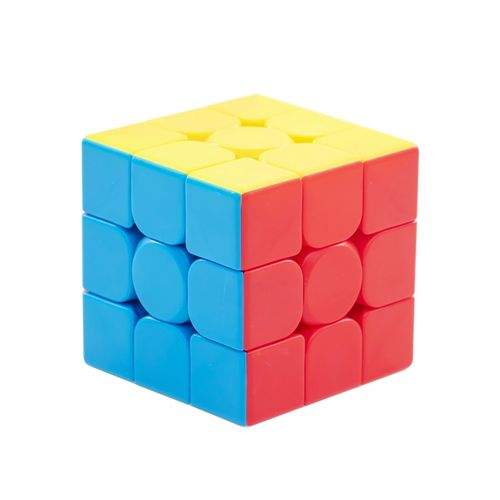
#> input picture Machine-Learning-for-OpenCV-Second-Edition/figures/magic_cube.jpg, 500 x 500 px
$ jupyter execute '角点检测算法的改进.ipynb'   (shell and % lines are left out)
#> lines starting #> are read from the running program, lines starting #| are printed output that depends on the picture
虽然Harris的角点检测技术很快,但是结果还是比较一般
我们可以通过亚像素精度化  检测到的角点
可以采用cv 的cornersubpixel函数

OpenCV 中的 Harris 角点检测 Open 中的函数 cv2.cornerHarris() 可以用来进行角点检测。参数如下:
• img - 数据类型为 float32 的输入图像。
• blockSize - 角点检测中要考虑的领域大小。 　高斯 or np.ones
• ksize - Sobel 求导中使用的窗口大小
• k - Harris 角点检测方程中的自由参数,取值参数为 [0,04,0.06].

[cell 1]
import numpy as np
a = np.array([[[1,2,3],[1,2,3],[1,2,3],[1,2,3]],
             [[1,2,3],[1,2,3],[1,2,3],[1,2,3]]])
cr = a[:,:,0]
cr,a.shape

[cell 2]
'''初始化'''
import numpy as np
import cv2
import matplotlib.pyplot as plt
cube = cv2.imread('figures/magic_cube.jpg') #BGR 格式
#> cube is the input picture: shape (500, 500, 3); mean B, G, R 214.6, 213.4, 219.1
'''转灰色，第一种办法'''
b,g,r = cube[:,:,0],cube[:, : ,1],cube[:, : ,2]
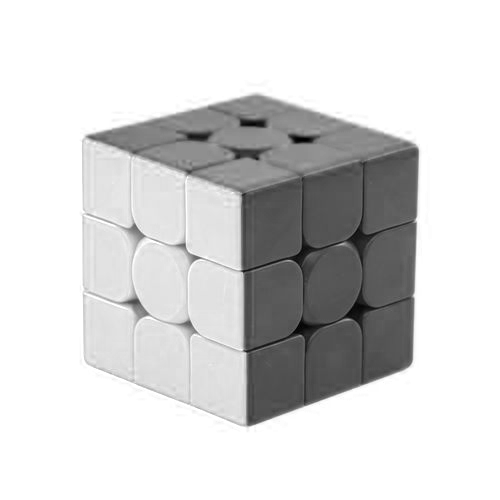
#> b: shape (500, 500); min 0, max 255, mean 214.6
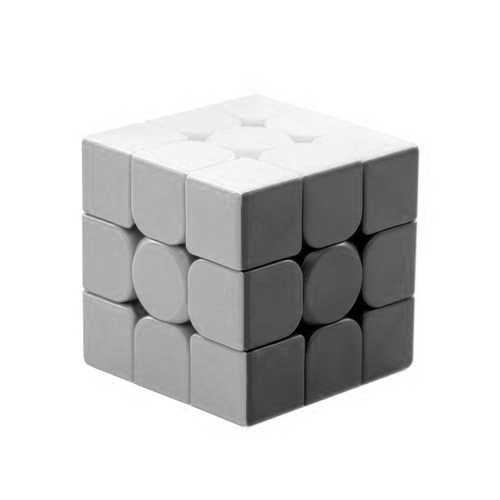
#> g: shape (500, 500); min 0, max 255, mean 213.4
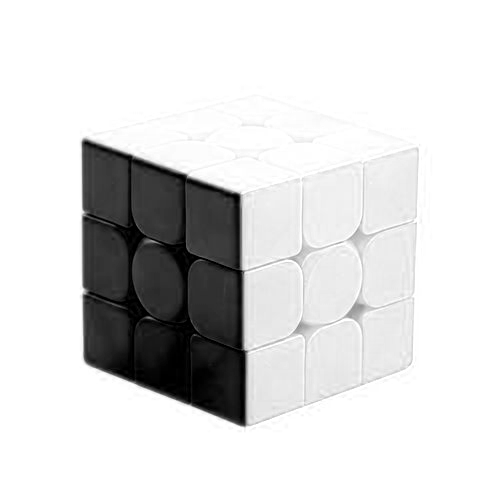
#> r: shape (500, 500); min 0, max 255, mean 219.1
cube_gray1 = (30*r + 59*g +11*b) *0.01
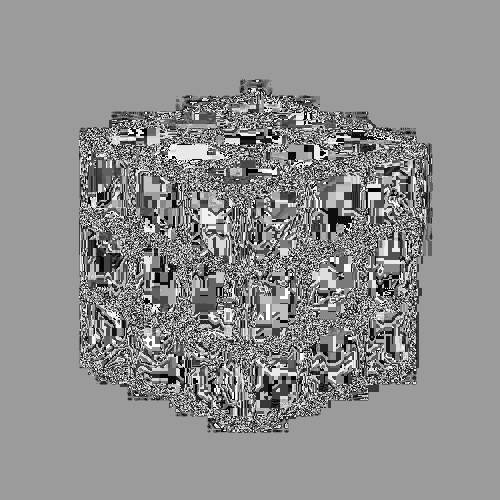
#> cube_gray1: shape (500, 500) float64; min 0, max 2.55, mean 1.44; drawn with min black and max white

'''转灰色，第二种办法'''
cube_gray2 = cv2.cvtColor(cube,cv2.COLOR_BGR2GRAY)
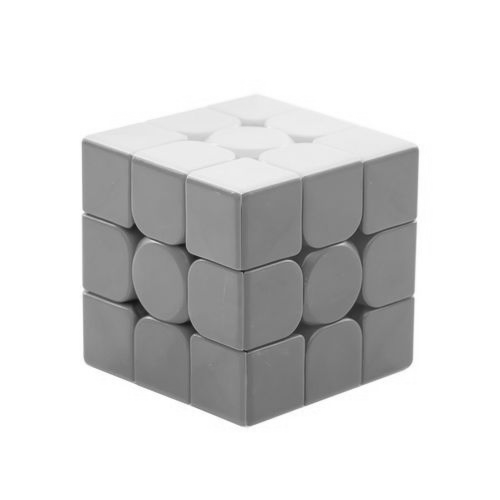
#> cube_gray2: shape (500, 500); min 18, max 255, mean 215.3


plt.subplot(121)
plt.imshow(cube_gray1,cmap='gray')
plt.subplot(122)
plt.imshow(cube_gray2,cmap='gray')
plt.show()
